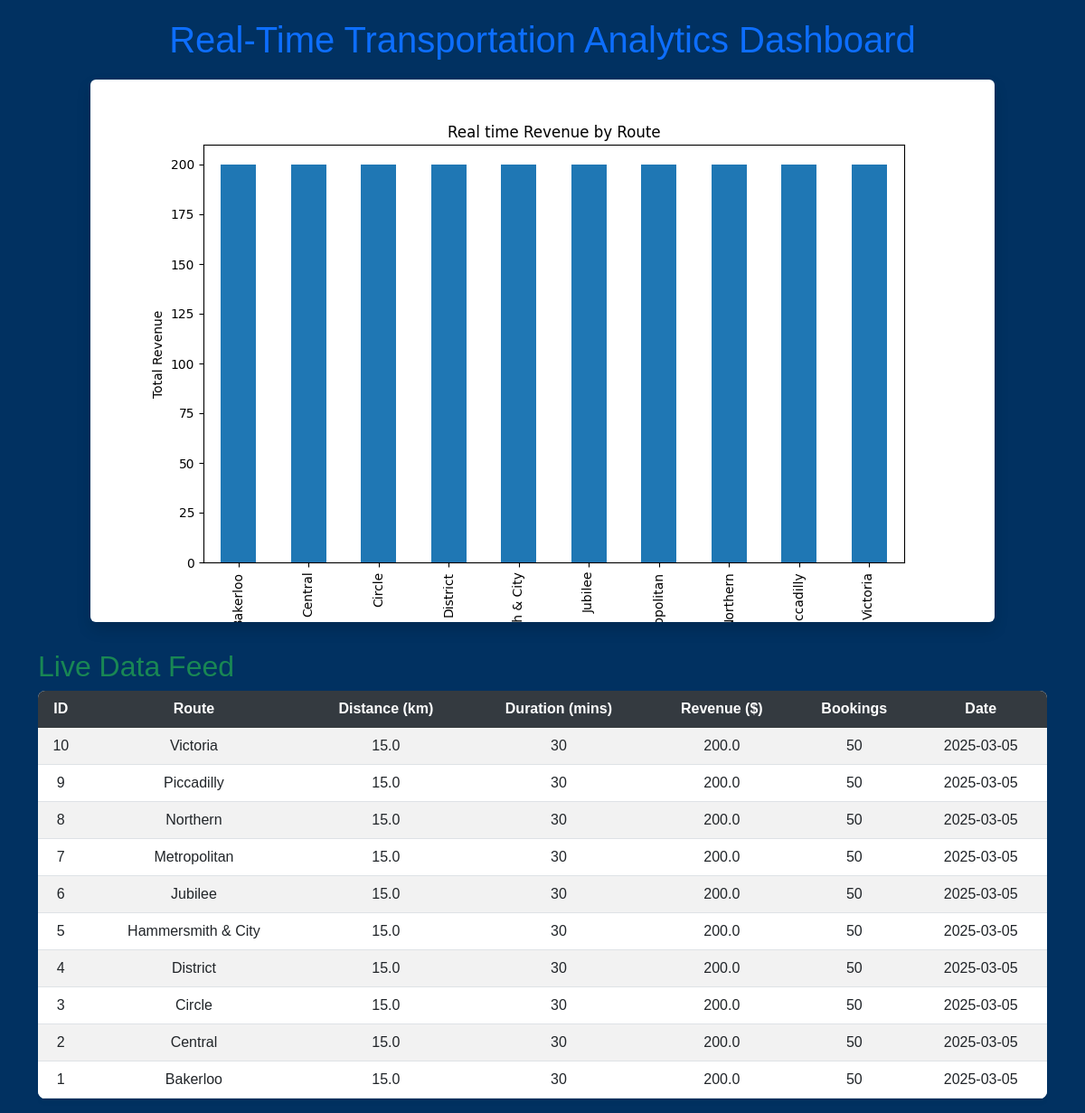
The page / on the database its author committed.
### tables this page shows
CREATE TABLE transportation_data (
            id INTEGER PRIMARY KEY AUTOINCREMENT,
            route TEXT,
            distance REAL,
            duration INTEGER,
            revenue REAL,
            booking_count INTEGER,
            date TEXT
        );

### app.py (the view)
@app.route('/')
def dashboard():
    df = get_latest_data()
    plt.figure(figsize=(10, 6))
    df.groupby('route')['revenue'].sum().plot(kind='bar')
    plt.xlabel('Route')
    plt.ylabel('Total Revenue')
    plt.title('Real time Revenue by Route')
    plt.savefig('static/total_revenue_chart.png')
    return render_template("dashboard.html", chart="static/total_revenue_chart.png", data=df.to_dict(orient='records'))

### app.py (called while the page is built)
def get_latest_data():
    conn = sqlite3.connect("transportation.db")
    df = pd.read_sql("SELECT * FROM transportation_data ORDER BY id DESC LIMIT 10", conn)
    conn.close()
    return df

### templates/dashboard.html (shortened to what this page needs)
<!DOCTYPE html>
<html lang="en">
<head>
    <link rel="stylesheet"
          href="https://cdn.jsdelivr.net/npm/bootstrap@5.3.0/dist/css/bootstrap.min.css">
    <link rel="stylesheet" href="{{ url_for('static', filename='style.css') }}">
</head>
<body>
    <div class="container">
        <h1 class="text-primary">Real-Time Transportation Analytics Dashboard</h1>
        <div class="chart-container">
            <img src="{{ chart }}" alt="Revenue Chart" class="img-fluid rounded shadow">
        </div>
        <h2 class="mt-4 text-success">Live Data Feed</h2>
        <div class="table-responsive">
            <table class="table table-striped table-hover">
                <thead class="table-dark">
                    <tr>
                        <th>ID</th>
                        <th>Route</th>
                        <th>Distance (km)</th>
                        <th>Duration (mins)</th>
                        <th>Revenue ($)</th>
                        <th>Bookings</th>
                        <th>Date</th>
                    </tr>
                </thead>
                <tbody>
                    {% for row in data %}
                        <tr>
                            <td>{{ row.id }}</td>
                            <td>{{ row.route }}</td>
                            <td>{{ row.distance }}</td>
                            <td>{{ row.duration }}</td>
                            <td>{{ row.revenue }}</td>
                            <td>{{ row.booking_count }}</td>
                            <td>{{ row.date }}</td>
                        </tr>
                    {% endfor %}
                </tbody>
            </table>
        </div>
    </div>
</body>
</html>

### templates/style.css (style rules this page uses)
body { background-color: #eef1f5; font-family: 'Arial', sans-serif; }
h1 { font-size: 2.5rem; color: #007bff; text-align: center; margin-bottom: 20px; }
.chart-container { text-align: center; margin-bottom: 30px; }
.table { background-color: #ffffff; box-shadow: 0px 0px 10px rgba(0, 0, 0, 0.1); border-radius: 8px; overflow: hidden; }
.table th { background-color: #343a40; color: white; }

### templates/dashboard.html (style rules this page uses)
body { background-color: #013161; }
.container { margin-top: 20px; }
h1 { text-align: center; margin-bottom: 20px; }
.chart-container { text-align: center; }
table { width: 100%; text-align: center; }
th { background-color: #84b0db; color: white; }
tbody tr:nth-child(odd) { background-color: #f2f2f2; }

### rows shown on the page
transportation_data: id "10", route "Victoria", distance "15.0", duration "30", revenue "200.0", booking_count "50", date "2025-03-05"
transportation_data: id "9", route "Piccadilly", distance "15.0", duration "30", revenue "200.0", booking_count "50", date "2025-03-05"
transportation_data: id "8", route "Northern", distance "15.0", duration "30", revenue "200.0", booking_count "50", date "2025-03-05"
transportation_data: id "7", route "Metropolitan", distance "15.0", duration "30", revenue "200.0", booking_count "50", date "2025-03-05"
transportation_data: id "6", route "Jubilee", distance "15.0", duration "30", revenue "200.0", booking_count "50", date "2025-03-05"
transportation_data: id "5", route "Hammersmith & City", distance "15.0", duration "30", revenue "200.0", booking_count "50", date "2025-03-05"
transportation_data: id "4", route "District", distance "15.0", duration "30", revenue "200.0", booking_count "50", date "2025-03-05"
transportation_data: id "3", route "Circle", distance "15.0", duration "30", revenue "200.0", booking_count "50", date "2025-03-05"
transportation_data: id "2", route "Central", distance "15.0", duration "30", revenue "200.0", booking_count "50", date "2025-03-05"
transportation_data: id "1", route "Bakerloo", distance "15.0", duration "30", revenue "200.0", booking_count "50", date "2025-03-05"
